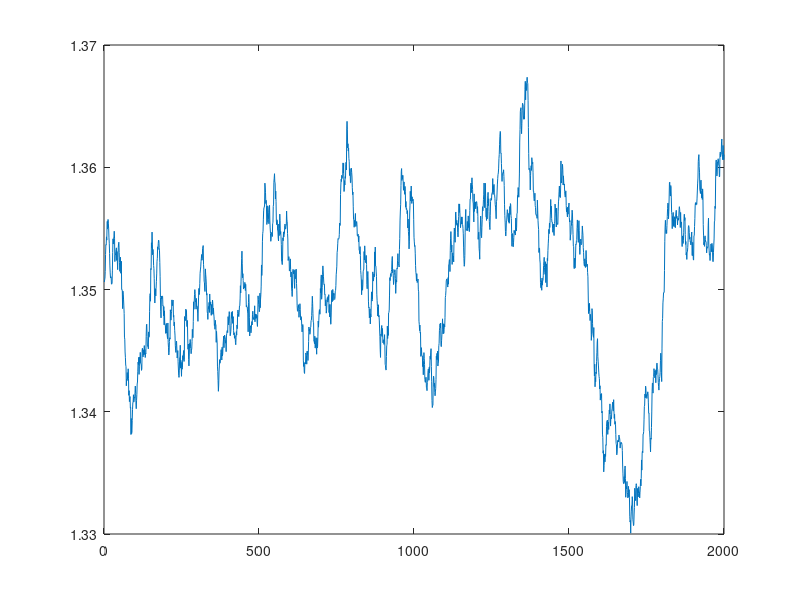

The MATLAB source for this figure:
#Script for generating Random Currency Signal from LEngth, initial value and variation parameter
#Created by: (Olivier Sirois)

clear

StartConstant = 1.35;
TotalLength = 2000;
VariationParameter = 5;
NumDerivatives = 10;

#FinalValue(1:TotalLength) = StartConstant;

Duration(1:NumDerivatives) = 0;
FinalValue(1:TotalLength) = StartConstant;
Difference = 0;
ControlParameter = StartConstant;
ControlDifference = 0;
ControlDuration = 0;



for j = 1:TotalLength
  
  if j == 1
    FinalValue(j) = StartConstant+ normrnd(0, 0.0001);
  elseif j != 1
    FinalValue(j) = FinalValue(j-1) + ControlDifference;
  endif
  
  if ControlDuration == 0
    ControlDuration = ceil([0,abs(normrnd(0.2*TotalLength,0.02*TotalLength))])(2);
    ControlDifference = normrnd((ControlParameter - FinalValue(j)),VariationParameter*0.001)/ControlDuration;
  elseif ControlDuration != 0
    ControlDuration = ControlDuration - 1;
  endif
  
  for i = 1:NumDerivatives
  
    if Duration(i) > 0
      Duration(i) = Duration(i) - 1;   
      
    elseif Duration(i) == 0
      Duration(i) = ceil([0,abs(normrnd(NumDerivatives-i,NumDerivatives-i))])(2);
      FinalValue(j) = FinalValue(j) + normrnd((ControlParameter-FinalValue(j))*0.0001*VariationParameter, 0.0001*VariationParameter);
      
      
      endif  
         
    endfor

  endfor  
   

#FinalValue(1:TotalLength) = FinalNoise + StartConstant;
plot(1:TotalLength, FinalValue)
